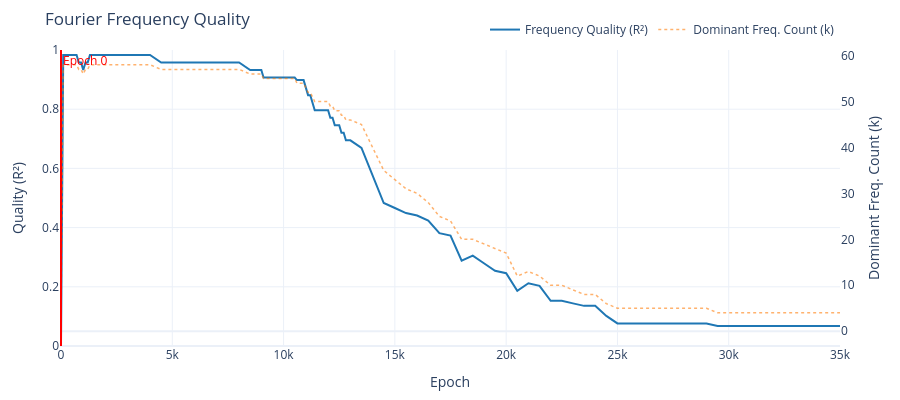

This figure's notebook cell:
### Code cell
# Successful but impaired slow grokker: 59/485
variant = family.get_variant(prime=59, seed=485)
show_views(variant)
